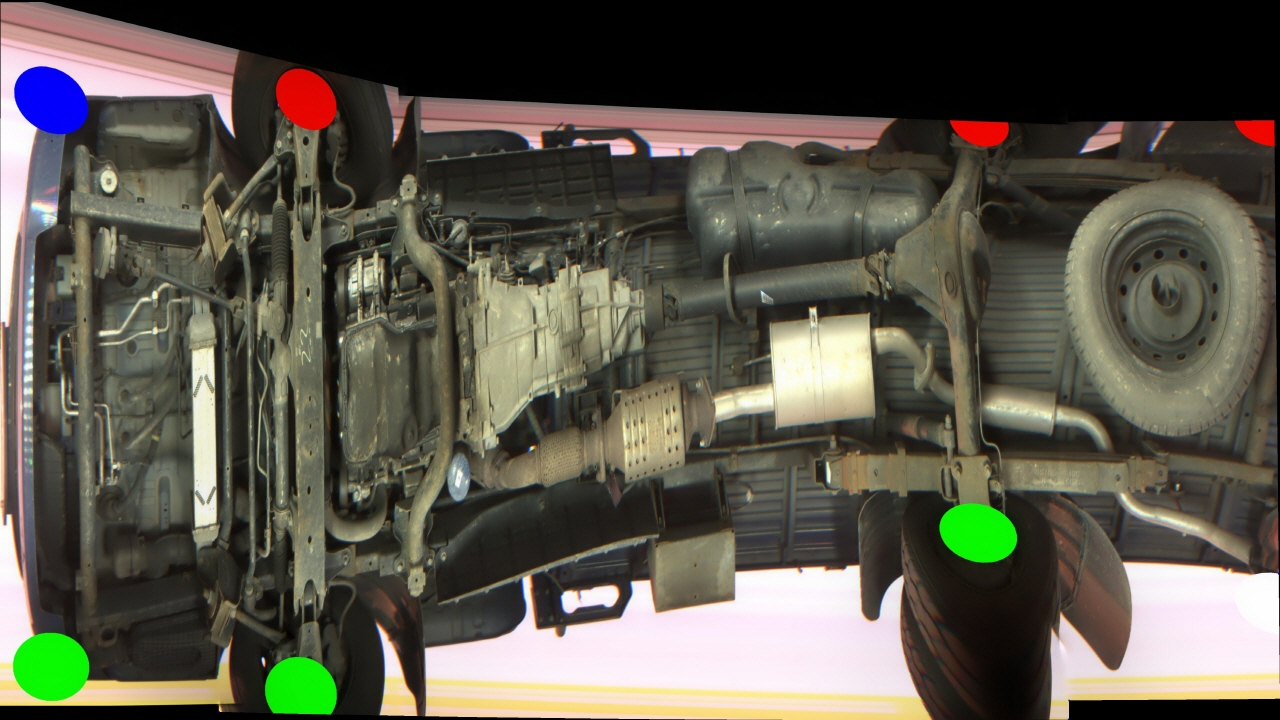
#> input picture test.jpg, 1280 x 720 px, found by its file name
$ python crop_image.py
#> lines starting #> are read from the running program, lines starting #| are printed output that depends on the picture; after the words box and inside, x2 and y2 are one past the last pixel; in counts of white or black regions, pixels touching at a corner belong together
import cv2
import numpy as np
import time

def find_top_bottom_line(input_img):
    top_list = []
    bottom_list = []

    print(input_img.shape)
    for col in range(input_img.shape[1]):
        if input_img[0][col] == 255:
            top_list.append(0)

        if input_img[input_img.shape[0]-1][col] == 255:
            bottom_list.append(input_img.shape[0]+1)

        for row in range(input_img.shape[0]):
            pix = input_img[row][col]

            if row >0:
                prev_pix = input_img[row-1][col]

                if (pix == 255) & (prev_pix == 0):
                    top_list.append(row)

                if (pix == 0) & (prev_pix == 255):
                    bottom_list.append(row)
                    break

    return top_list, bottom_list

def preprocess_img(input_img, size):
    # resize image
    re_img = cv2.resize(input_img, dsize = size)

    # convert color
    gray = cv2.cvtColor(re_img,cv2.COLOR_BGR2GRAY)

    # binary
    ret, thresh = cv2.threshold(gray, 2, 255.0, 0)

    # morphology
    kernel = np.ones((5, 5), np.uint8)
    thresh = cv2.erode(thresh, kernel, iterations=1)
    thresh = cv2.dilate(thresh, kernel, iterations=1)

    return thresh

def crop_img(img, top_list, bottom_list):

    # TODO: need to cutting by x-axis
    # top_list[-3] is temporal solution.

    top_line = max(top_list[:-3])
    bottom_line = min(bottom_list[:-3])

    print('top_line: ', top_line, 'bottom_line: ', bottom_line)
    crop_img = img[top_line:bottom_line, :, :]

    return crop_img


def main():

    startTime = time.time()

    # read image
    img = cv2.imread('test.jpg')
#> img is the input picture: shape (720, 1280, 3); mean B, G, R 75.8, 88.2, 91.5
    img = cv2.resize(img, dsize = (int(img.shape[1]/4),int(img.shape[0]/4)))
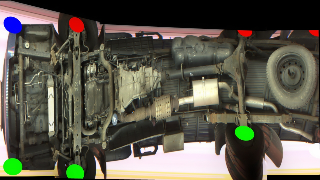
#> img: shape (180, 320, 3); mean B, G, R 76, 88.4, 91.6

    # image pre-processing
    processed_img = preprocess_img(img, (img.shape[1],img.shape[0]))
#> in preprocess_img, `gray = cv2.cvtColor(re_img,cv2.COLOR_BGR2GRAY)`:
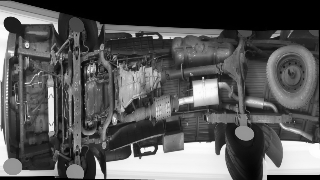
#> gray: shape (180, 320); min 0, max 254, mean 87.9
#> in preprocess_img, `ret, thresh = cv2.threshold(gray, 2, 255.0, 0)`:
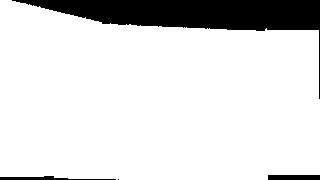
#> thresh: shape (180, 320); 86.6% white; 4 black regions (1 under 20 px), largest, box (x1, y1, x2, y2) and area: (12, 0, 320, 99) 7211, (268, 175, 320, 180) 260, (0, 176, 116, 180) 248
#> in preprocess_img, `thresh = cv2.erode(thresh, kernel, iterations=1)`:
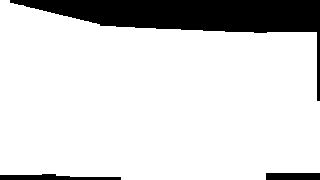
#> thresh: shape (180, 320); 84.5% white; 3 black regions, box (x1, y1, x2, y2) and area: (10, 0, 320, 101) 8052, (0, 174, 121, 180) 503, (266, 173, 320, 180) 378
#> in preprocess_img, `thresh = cv2.dilate(thresh, kernel, iterations=1)`: thresh: shape (180, 320); 86.6% white; 3 black regions, box (x1, y1, x2, y2) and area: (12, 0, 320, 99) 7230, (268, 175, 320, 180) 260, (0, 176, 119, 180) 251

    # find top, bottom line
    top_list, bottom_list = find_top_bottom_line(processed_img)
#| (180, 320)
#> after the loop in find_top_bottom_line, `for col in range(input_img.shape[1]):`: bottom_list = 320 values, max 181 at index 119, min 175 at index 268, mean 178.9; top_list = 320 values, max 99 at index 319, min 0 at index 0, mean 22.59

    pixbrowseTime = time.time()-startTime
    print('elpased Time (find top, bottom line): ', pixbrowseTime)

    '''
    # draw line
    for col in range(processed_img.shape[1]):
        img[int(top_list[col]),col,:] = (255,0,0)
        img[int(bottom_list[col]),col,:] = (255,0,0)
    '''

    cropped_img = crop_img(img, top_list, bottom_list)
#> in crop_img, `top_line = max(top_list[:-3])`: top_line = 31
#> in crop_img, `bottom_line = min(bottom_list[:-3])`: bottom_line = 175
#| top_line:  31 bottom_line:  175
#> in crop_img, `crop_img = img[top_line:bottom_line, :, :]`:
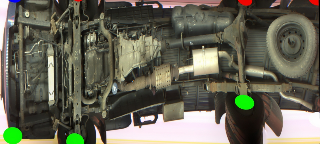
#> crop_img: shape (144, 320, 3); mean B, G, R 85.5, 100.8, 102.4

    # show image

    cv2.imshow('original', img)
    cv2.imshow('src',cropped_img)

    cv2.waitKey(0)

if __name__ == '__main__':
    main()
